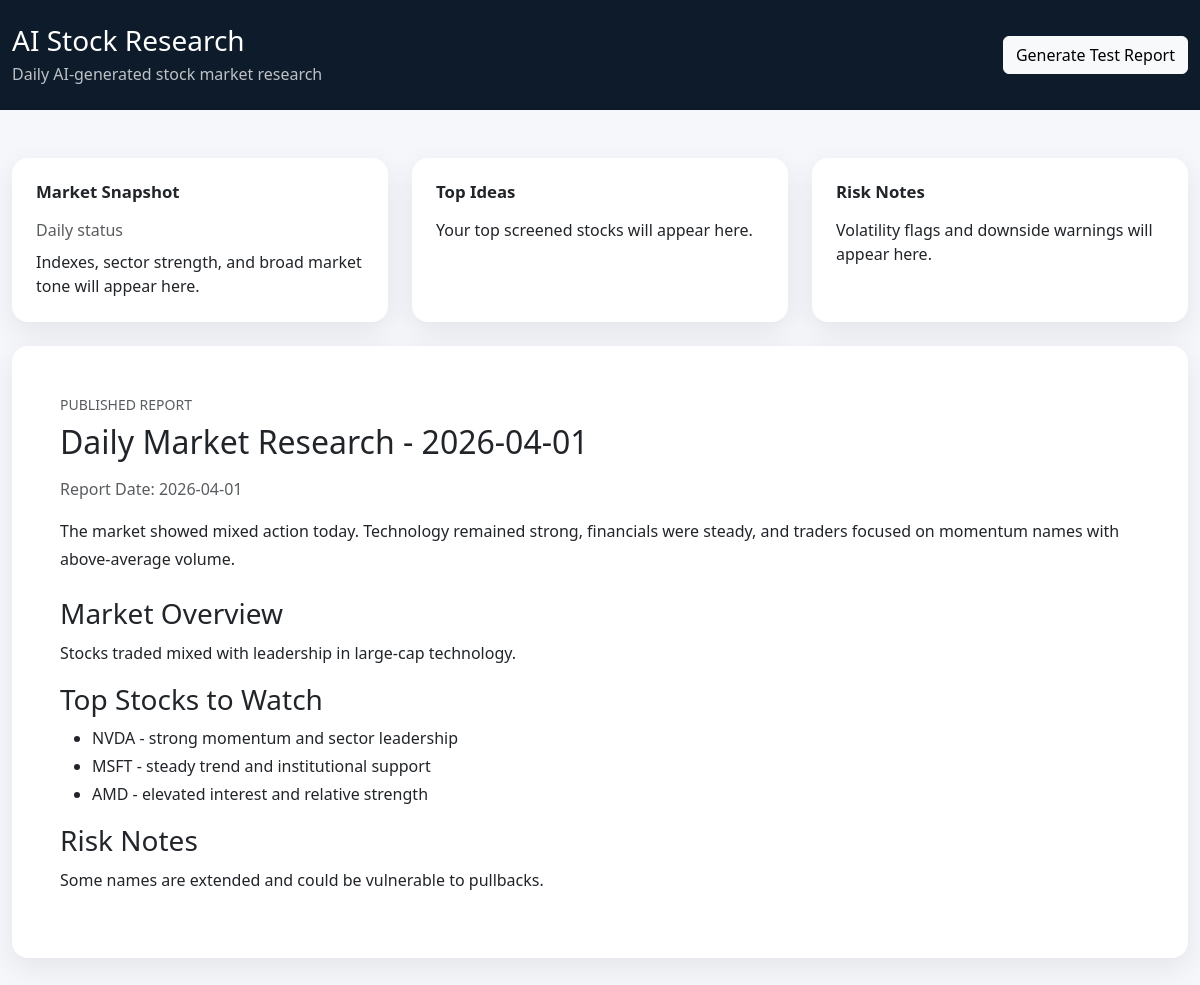
The page / on the database its author committed.
### models.py (models this page shows, shortened)
class DailyReport(db.Model):
    __tablename__ = "daily_reports"
    id = db.Column(db.Integer, primary_key=True)
    report_date = db.Column(db.Date, nullable=False, unique=True, default=date.today)
    title = db.Column(db.String(255), nullable=False)
    slug = db.Column(db.String(255), nullable=False, unique=True)
    market_summary = db.Column(db.Text, nullable=True)
    full_html = db.Column(db.Text, nullable=True)
    status = db.Column(db.String(50), nullable=False, default="draft")
    created_at = db.Column(db.DateTime, nullable=False, default=datetime.utcnow)
    published_at = db.Column(db.DateTime, nullable=True)

### app.py (the view)
@app.route("/")
def home():
    latest_report = (
        DailyReport.query
        .filter_by(status="published")
        .order_by(DailyReport.report_date.desc())
        .first()
    )
    return render_template("index.html", report=latest_report)

### templates/index.html (shortened to what this page needs)
<!doctype html>
<html lang="en">
<head>
  <link href="https://cdn.jsdelivr.net/npm/bootstrap@5.3.8/dist/css/bootstrap.min.css" rel="stylesheet">
</head>
<body>
<header class="topbar">
  <div class="container container-desktop">
    <div class="d-flex justify-content-between align-items-center">
      <div>
        <h1 class="h3 mb-1">AI Stock Research</h1>
        <p class="mb-0 text-light opacity-75">Daily AI-generated stock market research</p>
      </div>
      <div>
        <a href="/generate-test-report" class="btn btn-light">Generate Test Report</a>
      </div>
    </div>
  </div>
</header>
<main class="py-5">
  <div class="container container-desktop">
    <div class="row g-4">
      <div class="col-lg-4">
        <div class="stat-box">
          <h2 class="section-title">Market Snapshot</h2>
          <p class="mb-2 text-muted">Daily status</p>
          <p class="mb-0">Indexes, sector strength, and broad market tone will appear here.</p>
        </div>
      </div>
      <div class="col-lg-4">
        <div class="stat-box">
          <h2 class="section-title">Top Ideas</h2>
          <p class="mb-0">Your top screened stocks will appear here.</p>
        </div>
      </div>
      <div class="col-lg-4">
        <div class="stat-box">
          <h2 class="section-title">Risk Notes</h2>
          <p class="mb-0">Volatility flags and downside warnings will appear here.</p>
        </div>
      </div>
      <div class="col-12">
        <div class="card dashboard-card">
          <div class="card-body p-4 p-lg-5">
            {% if report %}
              <p class="text-uppercase text-muted small mb-2">Published Report</p>
              <h2 class="mb-3">{{ report.title }}</h2>
              <p class="text-muted">Report Date: {{ report.report_date }}</p>
              <div class="report-content mb-4">
                <p>{{ report.market_summary }}</p>
              </div>
              <div class="report-content">
                {{ report.full_html|safe }}
              </div>
            {% else %}
              <p class="text-uppercase text-muted small mb-2">Published Report</p>
              <h2 class="mb-3">No published report yet</h2>
              <p class="mb-0 text-muted">Generate the first test report to see the dashboard populate.</p>
            {% endif %}
          </div>
        </div>
      </div>
    </div>
  </div>
</main>
</body>
</html>

### templates/index.html (style rules this page uses)
body { background-color: #f5f7fb; }
.topbar { background-color: #0d1b2a; color: #fff; padding: 24px 0; }
.dashboard-card, .stat-box { border: 0; border-radius: 16px; box-shadow: 0 10px 30px rgba(0,0,0,.08); background: #fff; }
.stat-box { padding: 24px; height: 100%; }
.section-title { font-size: 1.05rem; font-weight: 600; margin-bottom: 1rem; }
.report-content { line-height: 1.75; }
.container-desktop { max-width: 1320px; }

### rows shown on the page
DailyReport: title "Daily Market Research - 2026-04-01", report_date "2026-04-01", market_summary "The market showed mixed action today. Technology remained strong, financials were steady, and traders focused on momentum names with above-average volume.", full_html "Market Overview Stocks traded mixed with leadership in large-cap technology. Top Stocks to Watch NVDA - strong momentum and sector leadership MSFT - steady trend and institutional support AMD - elevated interest and relative strength Risk Notes Some names are extended and could be vulnerable to pullbacks."
